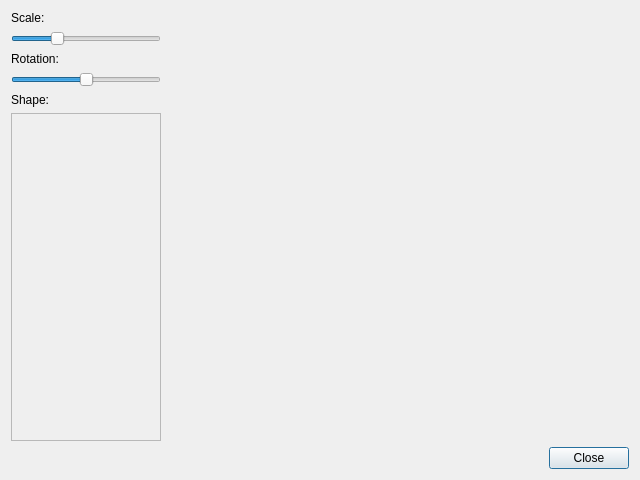
<?xml version="1.0" encoding="UTF-8"?>
<ui version="4.0">
 <class>DialogShapeModel</class>
 <widget class="QDialog" name="DialogShapeModel">
  <property name="geometry">
   <rect>
    <x>0</x>
    <y>0</y>
    <width>640</width>
    <height>480</height>
   </rect>
  </property>
  <property name="windowTitle">
   <string>Dialog</string>
  </property>
  <layout class="QVBoxLayout" name="verticalLayout_2">
   <item>
    <layout class="QHBoxLayout" name="horizontalLayout">
     <item>
      <layout class="QVBoxLayout" name="verticalLayout">
       <item>
        <widget class="QLabel" name="label">
         <property name="text">
          <string>Scale:</string>
         </property>
        </widget>
       </item>
       <item>
        <widget class="QSlider" name="sliderSize">
         <property name="sizePolicy">
          <sizepolicy hsizetype="Preferred" vsizetype="Fixed">
           <horstretch>0</horstretch>
           <verstretch>0</verstretch>
          </sizepolicy>
         </property>
         <property name="minimum">
          <number>3</number>
         </property>
         <property name="maximum">
          <number>10</number>
         </property>
         <property name="value">
          <number>5</number>
         </property>
         <property name="orientation">
          <enum>Qt::Horizontal</enum>
         </property>
        </widget>
       </item>
       <item>
        <widget class="QLabel" name="label_2">
         <property name="text">
          <string>Rotation:</string>
         </property>
        </widget>
       </item>
       <item>
        <widget class="QSlider" name="sliderRotation">
         <property name="sizePolicy">
          <sizepolicy hsizetype="Preferred" vsizetype="Fixed">
           <horstretch>0</horstretch>
           <verstretch>0</verstretch>
          </sizepolicy>
         </property>
         <property name="maximum">
          <number>100</number>
         </property>
         <property name="value">
          <number>50</number>
         </property>
         <property name="orientation">
          <enum>Qt::Horizontal</enum>
         </property>
        </widget>
       </item>
       <item>
        <widget class="QLabel" name="label_3">
         <property name="text">
          <string>Shape:</string>
         </property>
        </widget>
       </item>
       <item>
        <widget class="QScrollArea" name="scrollArea">
         <property name="sizePolicy">
          <sizepolicy hsizetype="Preferred" vsizetype="Expanding">
           <horstretch>0</horstretch>
           <verstretch>0</verstretch>
          </sizepolicy>
         </property>
         <property name="minimumSize">
          <size>
           <width>150</width>
           <height>0</height>
          </size>
         </property>
         <property name="widgetResizable">
          <bool>true</bool>
         </property>
         <widget class="QWidget" name="scrollAreaWidgetContents">
          <property name="geometry">
           <rect>
            <x>0</x>
            <y>0</y>
            <width>148</width>
            <height>313</height>
           </rect>
          </property>
         </widget>
        </widget>
       </item>
      </layout>
     </item>
     <item>
      <widget class="WidgetResult" name="widgetResult" native="true">
       <property name="sizePolicy">
        <sizepolicy hsizetype="Expanding" vsizetype="Preferred">
         <horstretch>0</horstretch>
         <verstretch>0</verstretch>
        </sizepolicy>
       </property>
      </widget>
     </item>
    </layout>
   </item>
   <item>
    <widget class="QDialogButtonBox" name="buttonBox">
     <property name="orientation">
      <enum>Qt::Horizontal</enum>
     </property>
     <property name="standardButtons">
      <set>QDialogButtonBox::Close</set>
     </property>
    </widget>
   </item>
  </layout>
 </widget>
 <customwidgets>
  <customwidget>
   <class>WidgetResult</class>
   <extends>QWidget</extends>
   <header>ui/widgetresult.h</header>
   <container>1</container>
  </customwidget>
 </customwidgets>
 <resources/>
 <connections>
  <connection>
   <sender>buttonBox</sender>
   <signal>accepted()</signal>
   <receiver>DialogShapeModel</receiver>
   <slot>accept()</slot>
   <hints>
    <hint type="sourcelabel">
     <x>248</x>
     <y>254</y>
    </hint>
    <hint type="destinationlabel">
     <x>157</x>
     <y>274</y>
    </hint>
   </hints>
  </connection>
  <connection>
   <sender>buttonBox</sender>
   <signal>rejected()</signal>
   <receiver>DialogShapeModel</receiver>
   <slot>reject()</slot>
   <hints>
    <hint type="sourcelabel">
     <x>316</x>
     <y>260</y>
    </hint>
    <hint type="destinationlabel">
     <x>286</x>
     <y>274</y>
    </hint>
   </hints>
  </connection>
  <connection>
   <sender>sliderSize</sender>
   <signal>valueChanged(int)</signal>
   <receiver>DialogShapeModel</receiver>
   <slot>drawShapeModel()</slot>
   <hints>
    <hint type="sourcelabel">
     <x>53</x>
     <y>20</y>
    </hint>
    <hint type="destinationlabel">
     <x>319</x>
     <y>239</y>
    </hint>
   </hints>
  </connection>
  <connection>
   <sender>sliderRotation</sender>
   <signal>valueChanged(int)</signal>
   <receiver>DialogShapeModel</receiver>
   <slot>drawShapeModel()</slot>
   <hints>
    <hint type="sourcelabel">
     <x>53</x>
     <y>45</y>
    </hint>
    <hint type="destinationlabel">
     <x>319</x>
     <y>239</y>
    </hint>
   </hints>
  </connection>
 </connections>
 <slots>
  <slot>drawShapeModel()</slot>
 </slots>
</ui>
